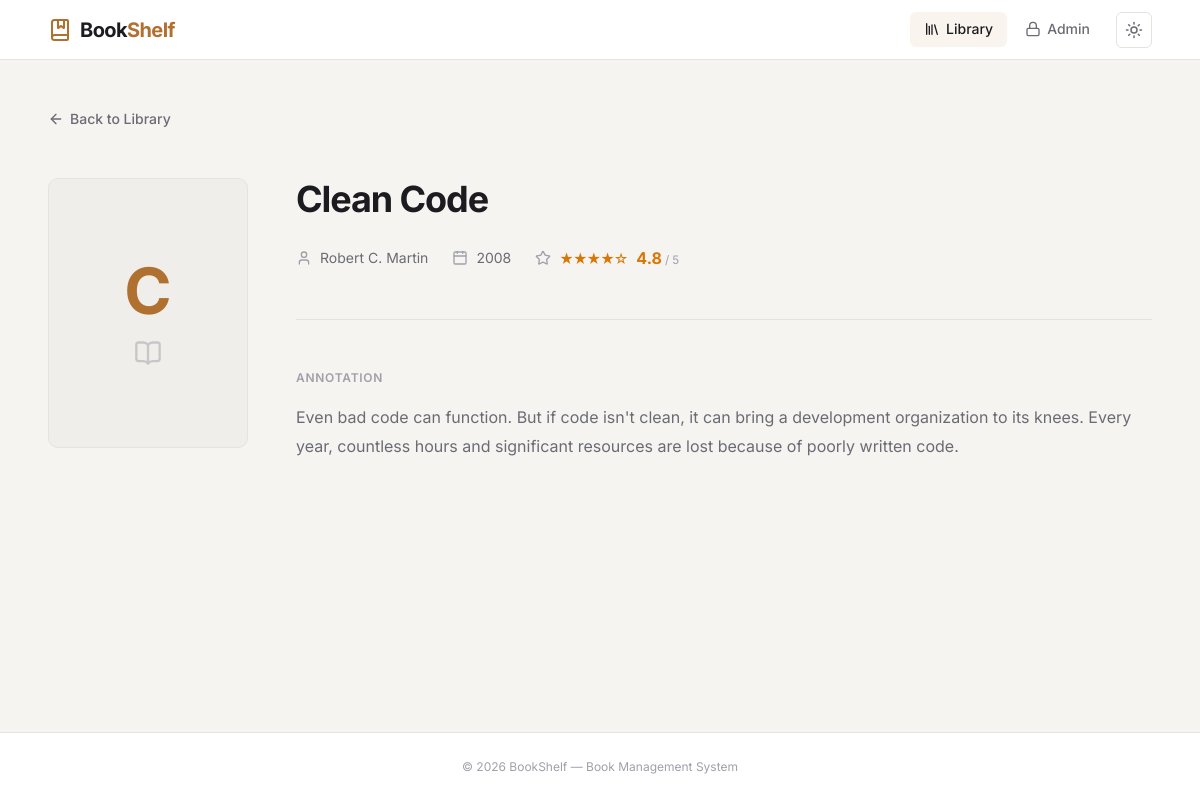
Screenshot of /detail.php?id=19 with the database file from the repository.
### tables this page shows
CREATE TABLE books (
            id           INTEGER PRIMARY KEY AUTOINCREMENT,
            title        TEXT    NOT NULL,
            author       TEXT    NOT NULL,
            release_year INTEGER NOT NULL,
            annotation   TEXT    DEFAULT '',
            rating       REAL    DEFAULT 0 CHECK(rating >= 0 AND rating <= 5),
            created_at   TEXT    DEFAULT (datetime('now'))
        );

### includes/auth.php (called while the page is built, shortened)
<?php
function isLoggedIn(): bool
{
    if (empty($_SESSION['user_id'])) {
        return false;
    }
    return true;
}

### detail.php (the view, shortened to what this page needs)
<?php
$pdo = getDB();
$id = filter_input(INPUT_GET, 'id', FILTER_VALIDATE_INT);
$stmt = $pdo->prepare("SELECT * FROM books WHERE id = :id");
$stmt->execute([':id' => $id]);
$book = $stmt->fetch();
$ratingFull  = (int) floor($book['rating']);
$ratingEmpty = 5 - $ratingFull;
?>
<!DOCTYPE html>
<html lang="en">
<head>
    <link rel="stylesheet" href="assets/css/style.css">
</head>
<body>
<div class="page-wrapper">
    <header class="site-header">
        <a href="index.php" class="logo">
            <i data-lucide="book-marked"></i>
            <span class="logo-text">Book<span>Shelf</span></span>
        </a>
        <nav class="header-nav">
            <a href="index.php" class="nav-link active">
                <i data-lucide="library"></i> Library
            </a>
            <?php if (isLoggedIn()): ?>
                <a href="admin.php" class="nav-link">
                    <i data-lucide="settings"></i> Admin
                </a>
            <?php else: ?>
                <a href="login.php" class="nav-link">
                    <i data-lucide="lock"></i> Admin
                </a>
            <?php endif; ?>
            <button id="theme-toggle" class="theme-toggle" title="Toggle theme">
                <i data-lucide="sun" class="icon-sun"></i>
            </button>
        </nav>
    </header>
    <main class="main-content">
        <a href="index.php" class="back-link">
            <i data-lucide="arrow-left"></i>
            Back to Library
        </a>
        <div class="detail-layout">
            <div class="detail-cover">
                <div class="detail-cover__visual">
                    <span class="detail-cover__initial"><?= htmlspecialchars(mb_substr($book['title'], 0, 1)) ?></span>
                    <i data-lucide="book-open" class="detail-cover__icon"></i>
                </div>
            </div>
            <div class="detail-info">
                <h1 class="detail-title"><?= htmlspecialchars($book['title']) ?></h1>
                <div class="detail-meta">
                    <div class="detail-meta__item">
                        <i data-lucide="user"></i>
                        <span><?= htmlspecialchars($book['author']) ?></span>
                    </div>
                    <div class="detail-meta__item">
                        <i data-lucide="calendar"></i>
                        <span><?= (int) $book['release_year'] ?></span>
                    </div>
                    <?php if ($book['rating'] > 0): ?>
                        <div class="detail-meta__item">
                            <i data-lucide="star"></i>
                            <span class="detail-rating">
                                <?= str_repeat('★', $ratingFull) . str_repeat('☆', $ratingEmpty) ?>
                                <strong><?= number_format($book['rating'], 1) ?></strong>
                                <small>/ 5</small>
                            </span>
                        </div>
                    <?php endif; ?>
                </div>
                <?php if (!empty(trim($book['annotation']))): ?>
                    <div class="detail-section">
                        <h2 class="detail-section__heading">Annotation</h2>
                        <div class="detail-annotation">
                            <?= nl2br(htmlspecialchars($book['annotation'])) ?>
                        </div>
                    </div>
                <?php else: ?>
                    <div class="detail-section">
                        <p class="detail-no-annotation">No annotation available for this book.</p>
                    </div>
                <?php endif; ?>
            </div>
        </div>
    </main>
    <footer class="site-footer">
        &copy; <?= date('Y') ?> BookShelf &mdash; Book Management System
    </footer>
</div>
</body>
</html>

### rows the page displays
books: title "C", title "Clean Code", author "Robert C. Martin", release_year "2008", rating "★★★★", rating "☆", rating "4.8", annotation "Even bad code can function. But if code isn't clean, it can bring a development organization to its knees. Every year, countless hours and significant resources are lost because of poorly written code."
